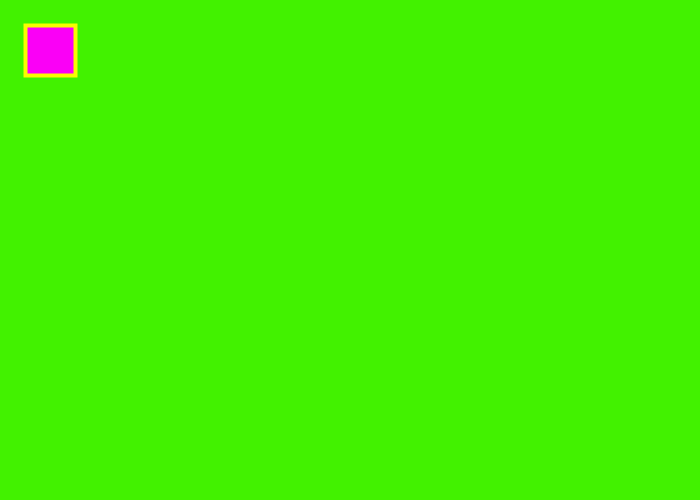
Frame 1 (no input)
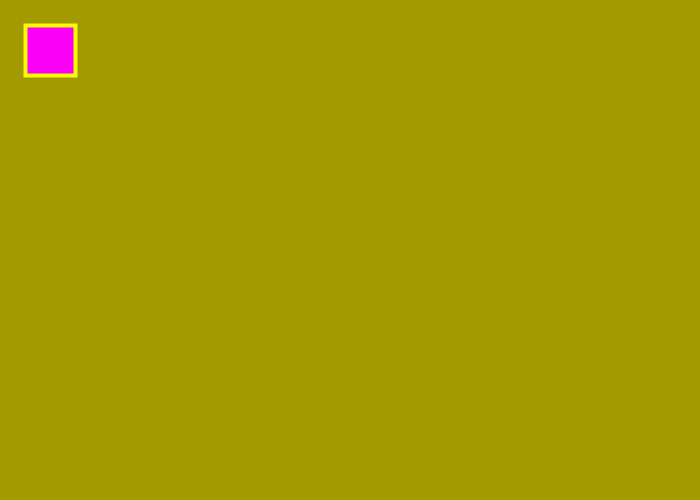
Frame 60 (the mouse pressed at the canvas centre just before this capture)
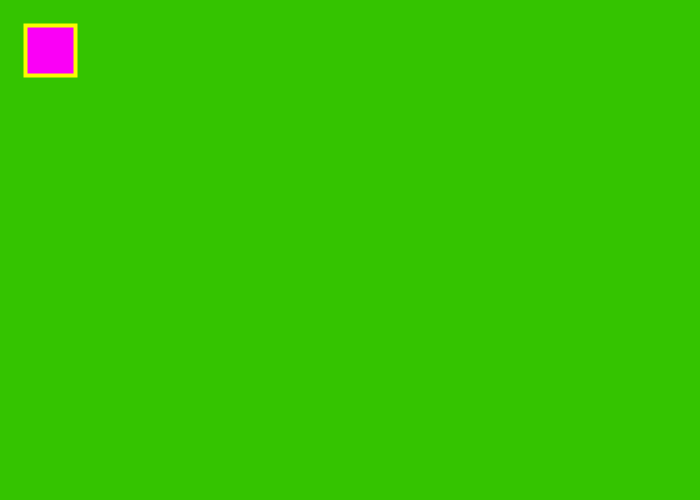
Frame 120 (the mouse held since frame 60 and released just before this capture)

The Processing sketch that drew these frames (run headless with seeded random() and noise(); from frame 60 on, the mouse is pressed at the canvas centre):

// Processing sketch: DrawingRectangle
// ── DrawingRectangle.pde
//Global Variables
int x=width*1/4, y=height*1/4, rectWidth=width*1/2, rectHeight=height*1/2;
int thin= width*1/50, thick=2*thin, resetDefault=1;
color yellow=#F8FC00,purple=#FA00F6, colorResetBlack=#000000, colorResetWhite=#FFFFFF;
color strokeColour, fillColour;
color yellowNightMode=#F8FC00,purpleNightMode=#FA00F6;
float backGroundNightMode=0, blueBackGroundColour = random(255);
int backGroundBlue;
Boolean nightMode=false;
//
void setup() 
{
size(700, 500);//Display Geometry: Square, Landscape, Portrait
//fullScreen();
println("Canvas", width, height);
println("Display Oreintation", "width:", displayWidth, "height:", displayHeight);  
}//End setup
//
void draw() 
{
  background(70);
//Colour RGB, random(a, b)
//Night mode means colours cannot have blue//change random for night mode, hard core as "0"
if (nightMode=true) 
{
  backGroundBlue = int(backGroundNightMode);
  strokeColour = yellowNightMode;
  fillColour = purpleNightMode;
} else 
{
  backGroundBlue =  int ( blueBackGroundColour );
  strokeColour = yellow;
  fillColour = purple;
}
background( color(random(0, 255), random(255), backGroundBlue) ); //Casting Reminder //random(255)
//
strokeWeight(thick);
stroke(strokeColour);//yellowNightmode//yellow
fill(fillColour);//purpleNightmode//purple
rect(x, y, rectWidth, rectHeight);
strokeWeight(resetDefault);
stroke(colorResetBlack);
fill(colorResetWhite);
}//End draw
//
void keyPressed() 
{
  
}//End keyPressed
//
void mousePressed() {}//End mousePressed







/*//
size(700, 500);//Display Geometry: Square, Landscape, Portrait
//fullScreen();
println("Canvas", width, height);
println("Display Oreintation", "width:", displayWidth, "height:", displayHeight);
//
int x=width*1/4, y=height*1/4, rectWidth=width*1/2, rectHeight=height*1/2;
int thin= width*1/50, thick=2*thin, resetDefault=1;
color yellow=#F8FC00,purple=#FA00F6, colorResetBlack=#000000, colorResetWhite=#FFFFFF;
color strokeColour, fillColour;
color yellowNightMode=#F8FC00,purpleNightMode=#FA00F6;
float backGroundNightMode=0, blueBackGroundColour = random(255);
int backGroundBlue;
Boolean nightMode=false;
//
//Gray scale, 0-255
background(70);
//Colour RGB, random(a, b)
//Night mode means colours cannot have blue//change random for night mode, hard core as "0"
if (nightMode=true) 
{
  backGroundBlue = int(backGroundNightMode);
  strokeColour = yellowNightMode;
  fillColour = purpleNightMode;
} else 
{
  backGroundBlue =  int ( blueBackGroundColour );
  strokeColour = yellow;
  fillColour = purple;
}
background( color(random(0, 255), random(255), backGroundBlue) ); //Casting Reminder //random(255)
//
strokeWeight(thick);
stroke(strokeColour);//yellowNightmode//yellow
fill(fillColour);//purpleNightmode//purple
rect(x, y, rectWidth, rectHeight);
strokeWeight(resetDefault);
stroke(colorResetBlack);
fill(colorResetWhite);
*/
